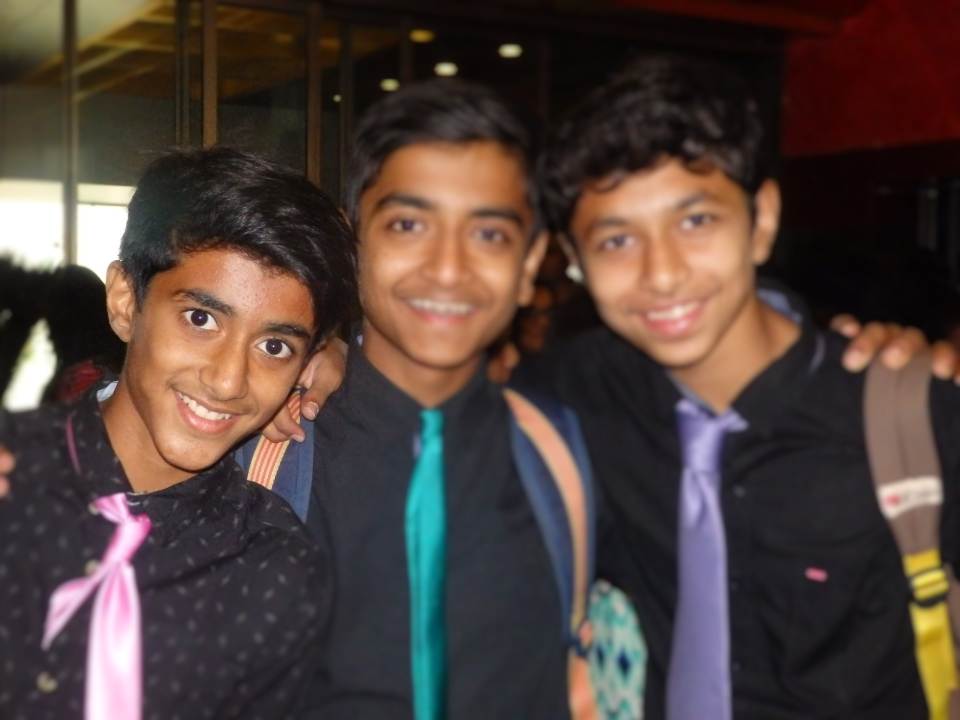
#> input picture photos/friends.JPG, 1920 x 1440 px (shown at 1/2 size)
$ python basicfunctions.py
#> lines starting #> are read from the running program, lines starting #| are printed output that depends on the picture
import cv2 as cv
def resized(frame,scale=0.4):
    height=int(frame.shape[0] *scale)
    width=int(frame.shape[1]*scale)
    dimensions=(height,width)
    return cv.resize(frame,dimensions,interpolation=cv.INTER_AREA)
img =cv.imread('friends.JPG')
#> img is the input picture: shape (1440, 1920, 3); mean B, G, R 59, 64.4, 79.8
img2=resized(img)
#> in resized, `return cv.resize(frame,dimensions,interpolation=cv.INTER_AREA)`:
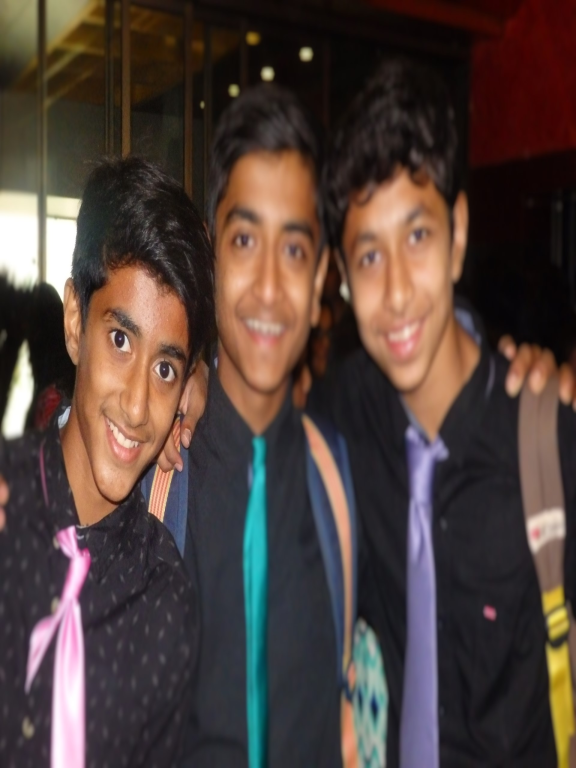
#> returned value: shape (768, 576, 3); mean of channels 0, 1, 2 59, 64.4, 79.8; drawn as B, G, R
cv.imshow('friends',img)
#to grayscale
gray=cv.cvtColor(img,cv.COLOR_BGR2GRAY)
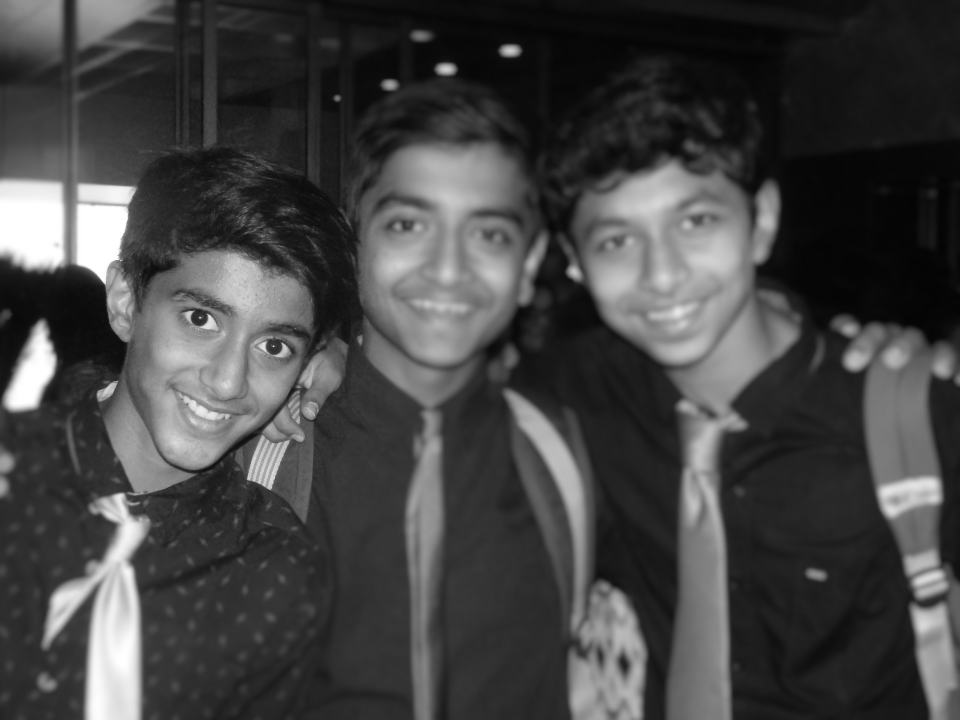
#> gray: shape (1440, 1920) (shown at 1/2 size); min 3, max 255, mean 68.4
gray2=resized(gray)
#> call 2 of resized, with scale = 0.4
#> in resized (call 2), `return cv.resize(frame,dimensions,interpolation=cv.INTER_AREA)`:
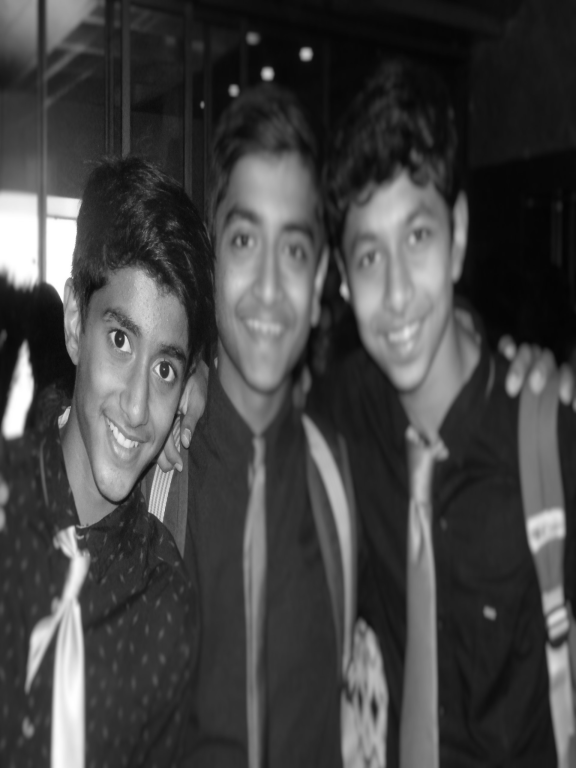
#> returned value: shape (768, 576); min 4, max 255, mean 68.4
#cv.imshow('grayscale',gray2)
#question what is kernel size
#to blur
## can increase the kernel to increase the blur but kernel size should be always odd
blur=cv.GaussianBlur(img2,(7,7),cv.BORDER_DEFAULT)
#cv.imshow('blur',blur)
#to dtect to edges super coool
#to reduce the images pass the blurred image
canny=cv.Canny(img2,125,175)
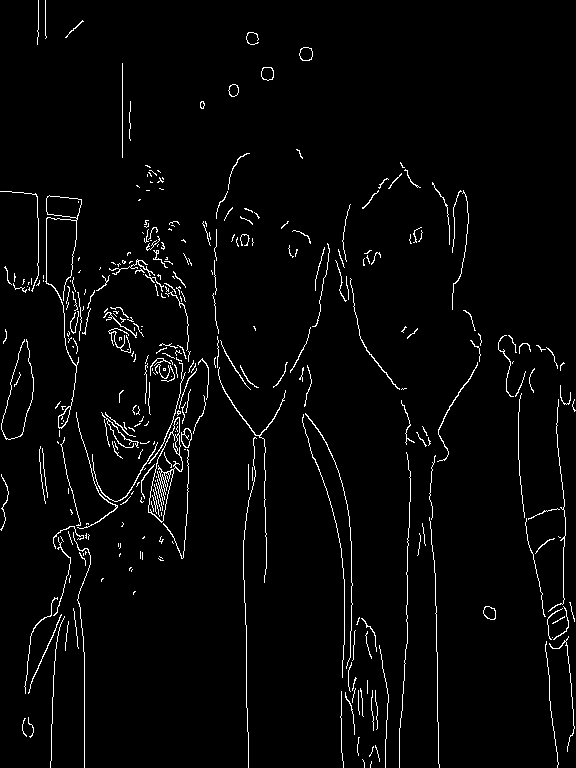
#> canny: shape (768, 576); 2.9% white in thin lines or dots
#cv.imshow('edges',canny)
#to dialte an image dont know what that means tho
dailted=cv.dilate(canny,(7,7),iterations=1)
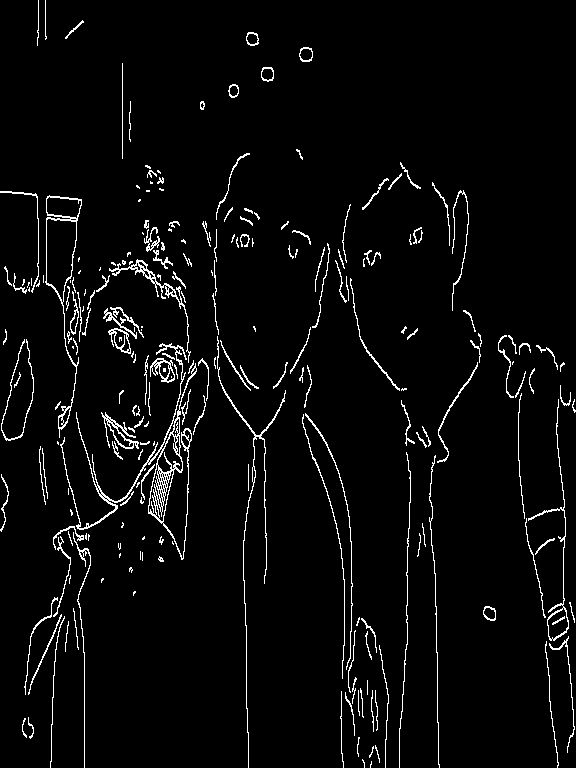
#> dailted: shape (768, 576); 3.8% white in thin lines or dots
#cv.imshow("dont know what this does ",dailted)
#to erode the dialations
erode=cv.erode(dailted,(3,3),iterations=1)
#> erode: shape (768, 576); 2.9% white in thin lines or dots
#cv.imshow('dont know what this this does either ',erode)
#to resize this is much easieer but have to provide the resulting size
resize=cv.resize(img,(500,500))
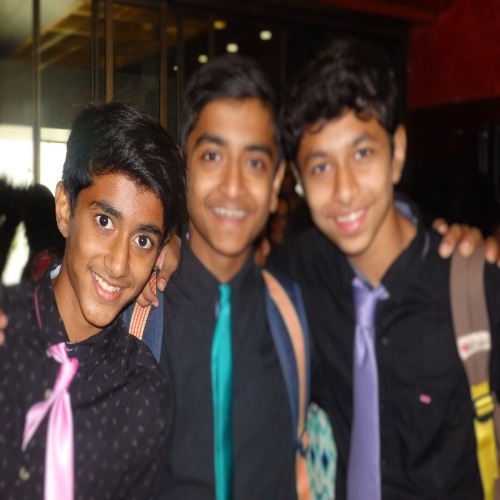
#> resize: shape (500, 500, 3); mean B, G, R 58.9, 64.3, 79.8
cv.imshow('using resized function',resize)
#cropping an image
cropped=resize[200:500,50:150]
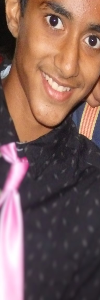
#> cropped: shape (300, 100, 3); mean B, G, R 89.8, 95.1, 125.2
cv.imshow('cropped',cropped)
cv.waitKey(0)
